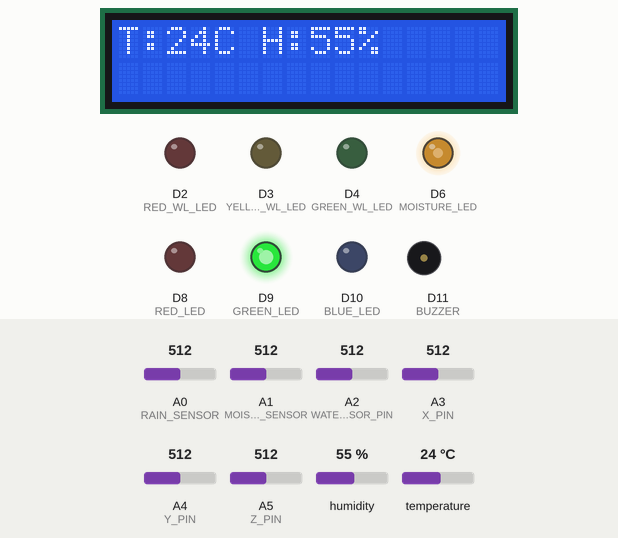
Bench run of a sketch on a simulated Arduino Uno R4 WiFi. Shown: 16×2 character LCD, output pins drawn as LEDs (lit = HIGH), buzzer (waves = sounding). Inputs (shaded band) come from the test bench; at power-on: A0 (RAIN_SENSOR) = 512, A2 (WATER_SENSOR_PIN) = 512, A1 (MOISTURE_SENSOR) = 512, A3 (X_PIN) = 512, A4 (Y_PIN) = 512, A5 (Z_PIN) = 512, humidity 55 %, temperature 24 °C. WiFi joins after 1.5 s; servers stay silent unless stated; uploads are accepted with an empty reply; pins used as bus, display or sensor lines are not drawn; what the sketch prints to the serial monitor is not drawn.

Above: at 14.2 s.
14.3 s: A0 (RAIN_SENSOR) set to 261
21.5 s: A0 (RAIN_SENSOR) set to 232
At 29.7 s:
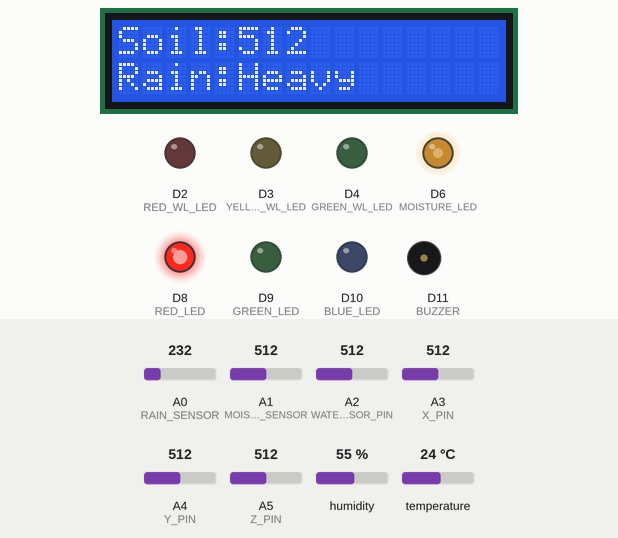
30.0 s: A2 (WATER_SENSOR_PIN) set to 410
At 37.6 s:
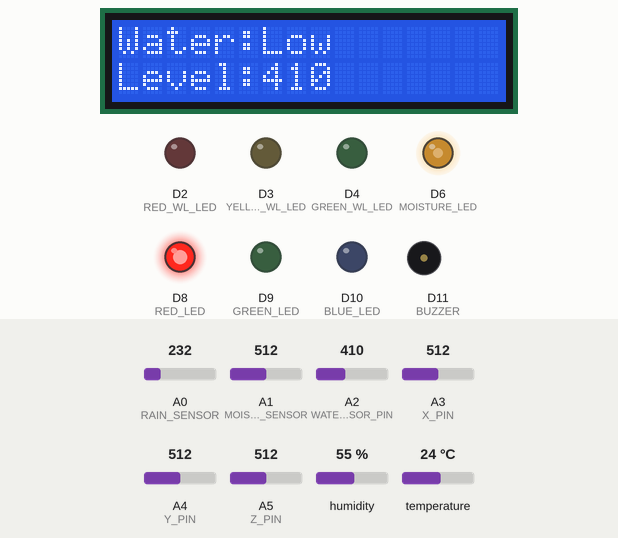
39.7 s: A0 (RAIN_SENSOR) set to 810
At 43.6 s:
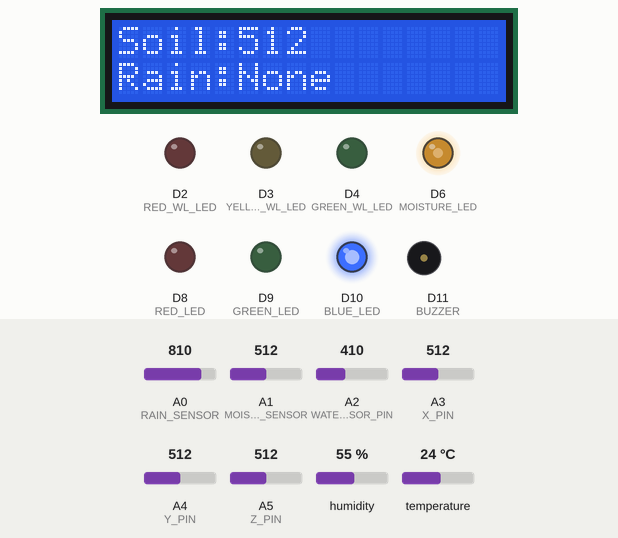
45.4 s: A2 (WATER_SENSOR_PIN) set to 716
At 51.1 s:
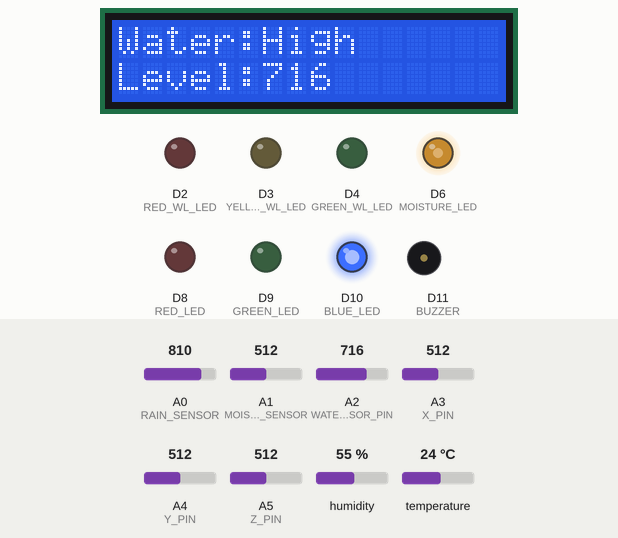
52.3 s: A1 (MOISTURE_SENSOR) set to 410
At 60.1 s:
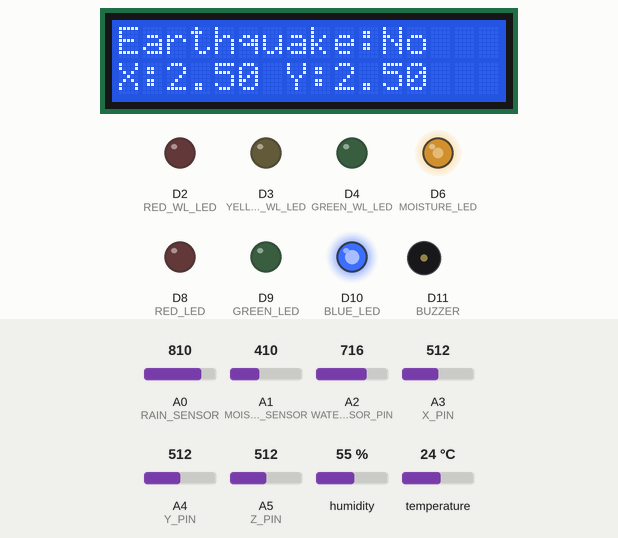
Timing chart, 0 to 69.3 s (numbered marks = the images above; inputs shaded):
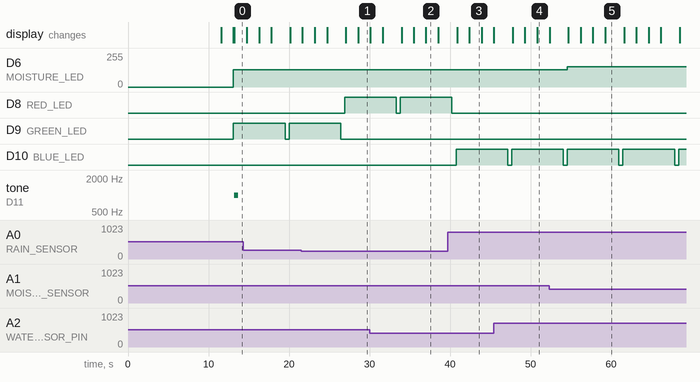

The sketch:

ALL_IN_ONE.ino
```cpp
// =======================
// LIBRARIES
// =======================
#include <Wire.h>
#include <LiquidCrystal_I2C.h>
#include "DHT.h"
#include <WiFiS3.h>
#include <ArduinoHttpClient.h>

// =======================
// OBJECT DEFINITIONS
// =======================
LiquidCrystal_I2C lcd(0x27, 16, 2);  // LCD I2C address
#define DHTPIN 5                     // DHT11 data pin
#define DHTTYPE DHT11
DHT dht(DHTPIN, DHTTYPE);

// WiFi credentials (replace with your network details)
char ssid[] = "YOUR_WIFI_SSID";        // your network SSID (name)
char pass[] = "YOUR_WIFI_PASSWORD";    // your network password

WiFiClient wifi;
HttpClient client = HttpClient(wifi, "192.168.1.100", 3000);  // Replace with your computer's IP and port

// =======================
// PIN DEFINITIONS
// =======================

// --- Soil Moisture Sensor ---
#define MOISTURE_SENSOR A1
#define MOISTURE_LED 6

// --- Rain Sensor ---
#define RAIN_SENSOR A0
#define BUZZER 11
#define RED_LED 8
#define GREEN_LED 9
#define BLUE_LED 10

// --- Water Level Sensor ---
#define WATER_SENSOR_POWER 7
#define WATER_SENSOR_PIN A2
#define RED_WL_LED 2
#define YELLOW_WL_LED 3
#define GREEN_WL_LED 4

// --- ADXL335 Accelerometer ---
#define X_PIN A3
#define Y_PIN A4
#define Z_PIN A5

// =======================
// THRESHOLDS & VARIABLES
// =======================
int waterLevel = 0;
int lowerThreshold = 420;
int upperThreshold = 520;

float lastX = 0, lastY = 0, lastZ = 0;
bool earthquakeDetected = false;
const float quakeThreshold = 0.15;  // adjust sensitivity

// =======================
// SETUP
// =======================
void setup() {
  Serial.begin(9600);
  lcd.init();
  lcd.backlight();
  dht.begin();

  pinMode(MOISTURE_LED, OUTPUT);

  pinMode(RAIN_SENSOR, INPUT);
  pinMode(RED_LED, OUTPUT);
  pinMode(GREEN_LED, OUTPUT);
  pinMode(BLUE_LED, OUTPUT);
  pinMode(BUZZER, OUTPUT);

  pinMode(WATER_SENSOR_POWER, OUTPUT);
  pinMode(RED_WL_LED, OUTPUT);
  pinMode(YELLOW_WL_LED, OUTPUT);
  pinMode(GREEN_WL_LED, OUTPUT);

  // Connect to WiFi
  Serial.print("Connecting to WiFi...");
  int status = WL_IDLE_STATUS;
  while (status != WL_CONNECTED) {
    status = WiFi.begin(ssid, pass);
    delay(10000);
  }
  Serial.println("Connected to WiFi");
  Serial.print("IP Address: ");
  Serial.println(WiFi.localIP());

  lcd.setCursor(0, 0);
  lcd.print("System Initializing");
  delay(1500);
  lcd.clear();
  Serial.println("System Ready...");
}

// =======================
// LOOP
// =======================
void loop() {
  // --- 1. Soil Moisture Sensor ---
  int moistureValue = analogRead(MOISTURE_SENSOR);
  int mappedMoisture = map(moistureValue, 0, 1023, 255, 0);
  analogWrite(MOISTURE_LED, mappedMoisture);

  // --- 2. Rain Sensor ---
  int rainValue = analogRead(RAIN_SENSOR);
  String rainStatus;
  if (rainValue < 250) {
    rainStatus = "Heavy";
    digitalWrite(RED_LED, HIGH);
    digitalWrite(BUZZER, HIGH);
  } else if (rainValue >= 250 && rainValue <= 800) {
    rainStatus = "Moderate";
    digitalWrite(GREEN_LED, HIGH);
    digitalWrite(BUZZER, HIGH);
  } else {
    rainStatus = "None";
    digitalWrite(BLUE_LED, HIGH);
    digitalWrite(BUZZER, LOW);
  }

  // --- 3. Water Level Sensor ---
  waterLevel = readWaterLevel();
  String waterStatus;
  if (waterLevel == 0) {
    waterStatus = "Empty";
  } else if (waterLevel <= lowerThreshold) {
    waterStatus = "Low";
  } else if (waterLevel <= upperThreshold) {
    waterStatus = "Medium";
  } else {
    waterStatus = "High";
  }

  // --- 4. DHT11 (Temperature & Humidity) ---
  float humidity = dht.readHumidity();
  float temperature = dht.readTemperature();

  // --- 5. ADXL335 Earthquake Detection ---
  float x = analogRead(X_PIN) * (5.0 / 1023.0);
  float y = analogRead(Y_PIN) * (5.0 / 1023.0);
  float z = analogRead(Z_PIN) * (5.0 / 1023.0);

  float diffX = abs(x - lastX);
  float diffY = abs(y - lastY);
  float diffZ = abs(z - lastZ);

  earthquakeDetected = (diffX > quakeThreshold || diffY > quakeThreshold || diffZ > quakeThreshold);

  lastX = x;
  lastY = y;
  lastZ = z;

  if (earthquakeDetected) {
    Serial.println("⚠ EARTHQUAKE DETECTED!");
    tone(BUZZER, 1000, 500);
  }

  // =======================
  // LCD DISPLAY SEQUENCE
  // =======================
  lcd.clear();
  lcd.setCursor(0, 0);
  lcd.print("T:");
  lcd.print((int)temperature);
  lcd.print("C H:");
  lcd.print((int)humidity);
  lcd.print("%");
  delay(1500);

  lcd.clear();
  lcd.setCursor(0, 0);
  lcd.print("Soil:");
  lcd.print(moistureValue);
  lcd.setCursor(0, 1);
  lcd.print("Rain:");
  lcd.print(rainStatus);
  delay(1500);

  lcd.clear();
  lcd.setCursor(0, 0);
  lcd.print("Water:");
  lcd.print(waterStatus);
  lcd.setCursor(0, 1);
  lcd.print("Level:");
  lcd.print(waterLevel);
  delay(1500);

  lcd.clear();
  lcd.setCursor(0, 0);
  lcd.print("Earthquake:");
  if (earthquakeDetected)
    lcd.print("YES!");
  else
    lcd.print("No");
  lcd.setCursor(0, 1);
  lcd.print("X:");
  lcd.print(x, 2);
  lcd.print(" Y:");
  lcd.print(y, 2);
  delay(1500);

  // --- Serial Monitoring ---
  Serial.println("========================================");
  Serial.print("Moisture: "); Serial.println(moistureValue);
  Serial.print("Rain: "); Serial.println(rainStatus);
  Serial.print("Water Level: "); Serial.println(waterStatus);
  Serial.print("Temp: "); Serial.print(temperature); Serial.print("C  Humidity: "); Serial.print(humidity); Serial.println("%");
  Serial.print("X: "); Serial.print(x); Serial.print(" Y: "); Serial.print(y); Serial.print(" Z: "); Serial.println(z);
  Serial.print("Earthquake: "); Serial.println(earthquakeDetected ? "YES" : "No");
  Serial.println("========================================");

  // Send data to server
  sendSensorData(moistureValue, rainStatus, waterStatus, temperature, humidity, earthquakeDetected);

  // Reset rain LEDs
  digitalWrite(RED_LED, LOW);
  digitalWrite(GREEN_LED, LOW);
  digitalWrite(BLUE_LED, LOW);
  delay(500);
}

// =======================
// FUNCTION: Read Water Level
// =======================
int readWaterLevel() {
  digitalWrite(WATER_SENSOR_POWER, HIGH);
  delay(100);
  int val = analogRead(WATER_SENSOR_PIN);
  digitalWrite(WATER_SENSOR_POWER, LOW);
  return val;
}

// =======================
// FUNCTION: Send Sensor Data to Server
// =======================
void sendSensorData(int moisture, String rain, String water, float temp, float hum, bool quake) {
  // Create JSON payload
  String jsonPayload = "{";
  jsonPayload += "\"moisture\":" + String(moisture) + ",";
  jsonPayload += "\"rain\":\"" + rain + "\",";
  jsonPayload += "\"waterLevel\":\"" + water + "\",";
  jsonPayload += "\"temperature\":" + String(temp, 1) + ",";
  jsonPayload += "\"humidity\":" + String(hum, 1) + ",";
  jsonPayload += "\"earthquake\":" + String(quake ? "true" : "false");
  jsonPayload += "}";

  // Send HTTP POST request
  client.beginRequest();
  client.post("/api/sensors");
  client.sendHeader("Content-Type", "application/json");
  client.sendHeader("Content-Length", jsonPayload.length());
  client.beginBody();
  client.print(jsonPayload);
  client.endRequest();

  // Read response
  int statusCode = client.responseStatusCode();
  String response = client.responseBody();

  Serial.print("HTTP Status: ");
  Serial.println(statusCode);
  Serial.print("Response: ");
  Serial.println(response);
}
```

Measured:
- the behaviour switches between 250 and 249 on A0 (RAIN_SENSOR) (found by bisection; images 0 and 1)
- after the input at 21.5 s, D8 (RED_LED): LOW → HIGH after 5.4 s; D9 (GREEN_LED): goes on until 26.4 s, then stays LOW; the display: first differs from a run without the input after 7.1 s (image 1)
- after the input at 30.0 s, the display: first differs from a run without the input after 7.0 s (image 2)
- after the input at 39.7 s, D8 (RED_LED): goes on until 40.2 s, then stays LOW; D10 (BLUE_LED): LOW → HIGH after 1.0 s; the display: first differs from a run without the input after 2.7 s (image 3)
- after the input at 45.4 s, the display: first differs from a run without the input after 5.4 s (image 4)
- after the input at 52.3 s, D6 (MOISTURE_LED): 128/255 → 153/255 after 2.3 s
- what the display in image 2 shows lasts 1.5 s, from 37.0 s to 38.5 s
